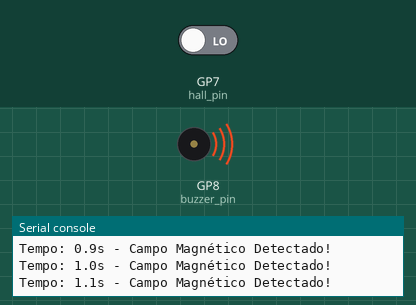
A program run on a simulated Raspberry Pi Pico running MicroPython. Parts: buzzer (waves = sounding), the last lines printed to the serial console. Inputs (shaded band) come from the test bench; at power-on: GP7 (hall_pin) LOW. Files the program writes start out absent.

Above: at 1.2 s.
1.3 s: GP7 (hall_pin) driven HIGH
At 2.1 s:
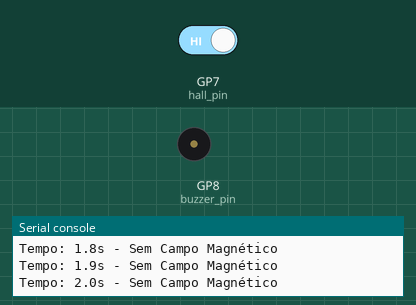
2.8 s: GP7 (hall_pin) driven LOW
At 3.8 s:
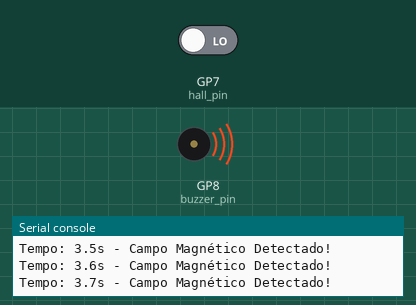
Timing chart, 0 to 5.8 s (numbered marks = the images above; inputs shaded):
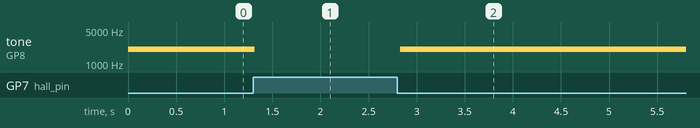

The program:

Aquisi__o_hall.py
```python
import machine
import utime

# Configuração dos pinos
hall_pin = machine.Pin(7, machine.Pin.IN)  # Sensor Hall
buzzer_pin = machine.Pin(8)  # Buzzer

# Configuração do PWM para o buzzer
buzzer_pwm = machine.PWM(buzzer_pin)
buzzer_pwm.freq(2000)  # Define a frequência do buzzer

def read_hall_sensor(pin):
    """ Verifica o estado do sensor Hall e retorna seu valor. """
    return pin.value()

def main():
    start_time = utime.ticks_ms()

    while True:
        # Verifica o estado do sensor Hall
        magnetic = 1 if read_hall_sensor(hall_pin) == 0 else 0

        # Ativa ou desativa o buzzer com base na detecção
        if magnetic:
            buzzer_pwm.duty_u16(32768)  # Ativa o buzzer com 50% de duty cycle
            buzzer_state = 1
            print("Tempo: {:.1f}s - Campo Magnético Detectado!".format(utime.ticks_diff(utime.ticks_ms(), start_time) / 1000))
        else:
            buzzer_pwm.duty_u16(0)  # Desativa o buzzer
            buzzer_state = 0
            print("Tempo: {:.1f}s - Sem Campo Magnético".format(utime.ticks_diff(utime.ticks_ms(), start_time) / 1000))

        # Captura o tempo atual
        current_time = utime.ticks_diff(utime.ticks_ms(), start_time) / 1000

        # Salva os dados no arquivo
        with open("dados_sensor2.txt", "a") as file:
            file.write("{:.1f}\t{}\t{}\n".format(current_time, magnetic, buzzer_state))

        utime.sleep_ms(100)  # Pausa de 100 milissegundos entre leituras

if __name__ == "__main__":
    main()
```

Measured:
- after the input at 1.3 s, tone on GP8 (buzzer_pin): 2000 Hz → silent at once
- after the input at 2.8 s, tone on GP8 (buzzer_pin): silent → 2000 Hz at once
